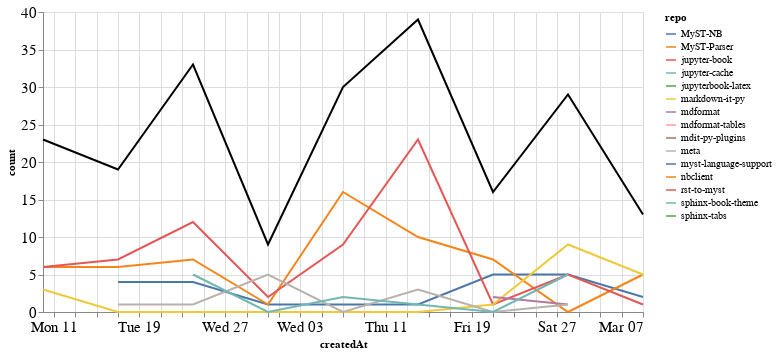

Source (notebook cell):
### Markdown cell above
### Comments

### Code cell
comments_time = comments.groupby('repo').resample('W', on='createdAt').count()['author'].reset_index()
comments_time = comments_time.rename(columns={'author': 'count'})
comments_time_total = comments_time.groupby('createdAt').agg({"count": "sum"}).reset_index()
ch1 = alt.Chart(comments_time, width=600).mark_line().encode(
    x='createdAt',
    y='count',
    color='repo',
    tooltip="repo"
)

ch2 = alt.Chart(comments_time_total, width=600).mark_line(color="black").encode(
    x='createdAt',
    y='count',
)

ch1 + ch2

### Figure 1 — Vega-Lite specification as saved in the notebook (floating-point values rounded to 4 significant figures)
{"config": {"axisLeft": {"labelFontSize": 15}, "axisBottom": {"labelFontSize": 15}}, "layer": [{"data": {"name": "data-72d85e3a55f125a213a70ea885bff9c2"}, "mark": "line", "encoding": {"color": {"type": "nominal", "field": "repo"}, "tooltip": {"type": "nominal", "field": "repo"}, "x": {"type": "temporal", "field": "createdAt"}, "y": {"type": "quantitative", "field": "count"}}, "width": 600}, {"data": {"name": "data-0d09fd9fc92eced1782181e6c058d7e6"}, "mark": {"type": "line", "color": "black"}, "encoding": {"x": {"type": "temporal", "field": "createdAt"}, "y": {"type": "quantitative", "field": "count"}}, "width": 600}], "$schema": "https://vega.github.io/schema/vega-lite/v4.8.1.json", "datasets": {"data-72d85e3a55f125a213a70ea885bff9c2": [{"repo": "MyST-NB", "createdAt": "2021-01-17T00:00:00", "count": 4}, {"repo": "MyST-NB", "createdAt": "2021-01-24T00:00:00", "count": 4}, {"repo": "MyST-NB", "createdAt": "2021-01-31T00:00:00", "count": 1}, {"repo": "MyST-NB", "createdAt": "2021-02-07T00:00:00", "count": 1}, {"repo": "MyST-NB", "createdAt": "2021-02-14T00:00:00", "count": 1}, {"repo": "MyST-NB", "createdAt": "2021-02-21T00:00:00", "count": 5}, {"repo": "MyST-NB", "createdAt": "2021-02-28T00:00:00", "count": 5}, {"repo": "MyST-NB", "createdAt": "2021-03-07T00:00:00", "count": 2}, {"repo": "MyST-Parser", "createdAt": "2021-01-10T00:00:00", "count": 6}, {"repo": "MyST-Parser", "createdAt": "2021-01-17T00:00:00", "count": 6}, {"repo": "MyST-Parser", "createdAt": "2021-01-24T00:00:00", "count": 7}, {"repo": "MyST-Parser", "createdAt": "2021-01-31T00:00:00", "count": 1}, {"repo": "MyST-Parser", "createdAt": "2021-02-07T00:00:00", "count": 16}, {"repo": "MyST-Parser", "createdAt": "2021-02-14T00:00:00", "count": 10}, {"repo": "MyST-Parser", "createdAt": "2021-02-21T00:00:00", "count": 7}, {"repo": "MyST-Parser", "createdAt": "2021-02-28T00:00:00", "count": 0}, {"repo": "MyST-Parser", "createdAt": "2021-03-07T00:00:00", "count": 5}, {"repo": "jupyter-book", "createdAt": "2021-01-10T00:00:00", "count": 6}, {"repo": "jupyter-book", "createdAt": "2021-01-17T00:00:00", "count": 7}, {"repo": "jupyter-book", "createdAt": "2021-01-24T00:00:00", "count": 12}, {"repo": "jupyter-book", "createdAt": "2021-01-31T00:00:00", "count": 2}, {"repo": "jupyter-book", "createdAt": "2021-02-07T00:00:00", "count": 9}, {"repo": "jupyter-book", "createdAt": "2021-02-14T00:00:00", "count": 23}, {"repo": "jupyter-book", "createdAt": "2021-02-21T00:00:00", "count": 1}, {"repo": "jupyter-book", "createdAt": "2021-02-28T00:00:00", "count": 5}, {"repo": "jupyter-book", "createdAt": "2021-03-07T00:00:00", "count": 1}, {"repo": "jupyter-cache", "createdAt": "2021-01-17T00:00:00", "count": 1}, {"repo": "jupyterbook-latex", "createdAt": "2021-02-14T00:00:00", "count": 1}, {"repo": "markdown-it-py", "createdAt": "2021-01-10T00:00:00", "count": 3}, {"repo": "markdown-it-py", "createdAt": "2021-01-17T00:00:00", "count": 0}, {"repo": "markdown-it-py", "createdAt": "2021-01-24T00:00:00", "count": 0}, {"repo": "markdown-it-py", "createdAt": "2021-01-31T00:00:00", "count": 0}, {"repo": "markdown-it-py", "createdAt": "2021-02-07T00:00:00", "count": 0}, {"repo": "markdown-it-py", "createdAt": "2021-02-14T00:00:00", "count": 0}, {"repo": "markdown-it-py", "createdAt": "2021-02-21T00:00:00", "count": 1}, {"repo": "markdown-it-py", "createdAt": "2021-02-28T00:00:00", "count": 9}, {"repo": "markdown-it-py", "createdAt": "2021-03-07T00:00:00", "count": 5}, {"repo": "mdformat", "createdAt": "2021-02-21T00:00:00", "count": 2}, {"repo": "mdformat", "createdAt": "2021-02-28T00:00:00", "count": 1}, {"repo": "mdformat-tables", "createdAt": "2021-02-28T00:00:00", "count": 1}, {"repo": "mdit-py-plugins", "createdAt": "2021-02-07T00:00:00", "count": 2}, {"repo": "meta", "createdAt": "2021-01-17T00:00:00", "count": 1}, {"repo": "meta", "createdAt": "2021-01-24T00:00:00", "count": 1}, {"repo": "meta", "createdAt": "2021-01-31T00:00:00", "count": 5}, {"repo": "meta", "createdAt": "2021-02-07T00:00:00", "count": 0}, {"repo": "meta", "createdAt": "2021-02-14T00:00:00", "count": 3}, {"repo": "meta", "createdAt": "2021-02-21T00:00:00", "count": 0}, {"repo": "meta", "createdAt": "2021-02-28T00:00:00", "count": 1}, {"repo": "myst-language-support", "createdAt": "2021-02-28T00:00:00", "count": 1}, {"repo": "nbclient", "createdAt": "2021-02-28T00:00:00", "count": 1}, {"repo": "rst-to-myst", "createdAt": "2021-01-10T00:00:00", "count": 8}, {"repo": "sphinx-book-theme", "createdAt": "2021-01-24T00:00:00", "count": 5}, {"repo": "sphinx-book-theme", "createdAt": "2021-01-31T00:00:00", "count": 0}, {"repo": "sphinx-book-theme", "createdAt": "2021-02-07T00:00:00", "count": 2}, {"repo": "sphinx-book-theme", "createdAt": "2021-02-14T00:00:00", "count": 1}, {"repo": "sphinx-book-theme", "createdAt": "2021-02-21T00:00:00", "count": 0}, {"repo": "sphinx-book-theme", "createdAt": "2021-02-28T00:00:00", "count": 5}, {"repo": "sphinx-tabs", "createdAt": "2021-01-24T00:00:00", "count": 4}], "data-0d09fd9fc92eced1782181e6c058d7e6": [{"createdAt": "2021-01-10T00:00:00", "count": 23}, {"createdAt": "2021-01-17T00:00:00", "count": 19}, {"createdAt": "2021-01-24T00:00:00", "count": 33}, {"createdAt": "2021-01-31T00:00:00", "count": 9}, {"createdAt": "2021-02-07T00:00:00", "count": 30}, {"createdAt": "2021-02-14T00:00:00", "count": 39}, {"createdAt": "2021-02-21T00:00:00", "count": 16}, {"createdAt": "2021-02-28T00:00:00", "count": 29}, {"createdAt": "2021-03-07T00:00:00", "count": 13}]}}
